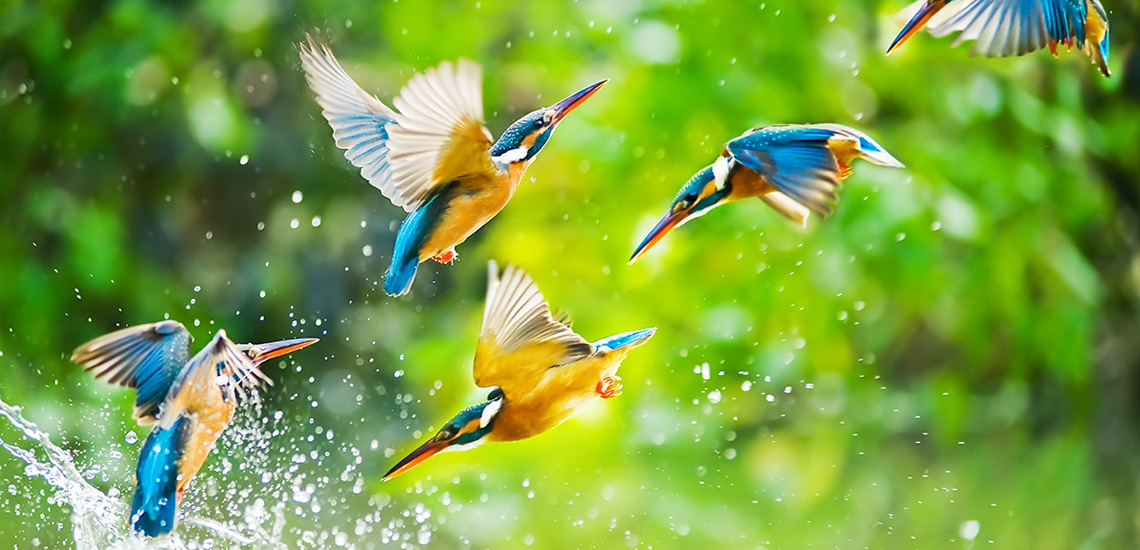
#> input picture data/images/beija-flor.jpg, 1140 x 550 px, found by its file name
$ python cap03-12-thresholding_skimage.py
#> lines starting #> are read from the running program, lines starting #| are printed output that depends on the picture; after the words box and inside, x2 and y2 are one past the last pixel; in counts of white or black regions, pixels touching at a corner belong together
# Image Thresholding
# http://scikit-image.org/docs/dev/auto_examples/xx_applications/plot_thresholding.html

from skimage import data
from skimage.io import imread
from skimage.filters import threshold_otsu, threshold_local
from skimage.color import rgb2gray
import matplotlib.pyplot as plt

# Leitura da Imagem
image = imread('images/beija-flor.jpg')
#> image is the input picture: shape (550, 1140, 3); mean R, G, B 121.7, 160.7, 65.3
image = rgb2gray(image)
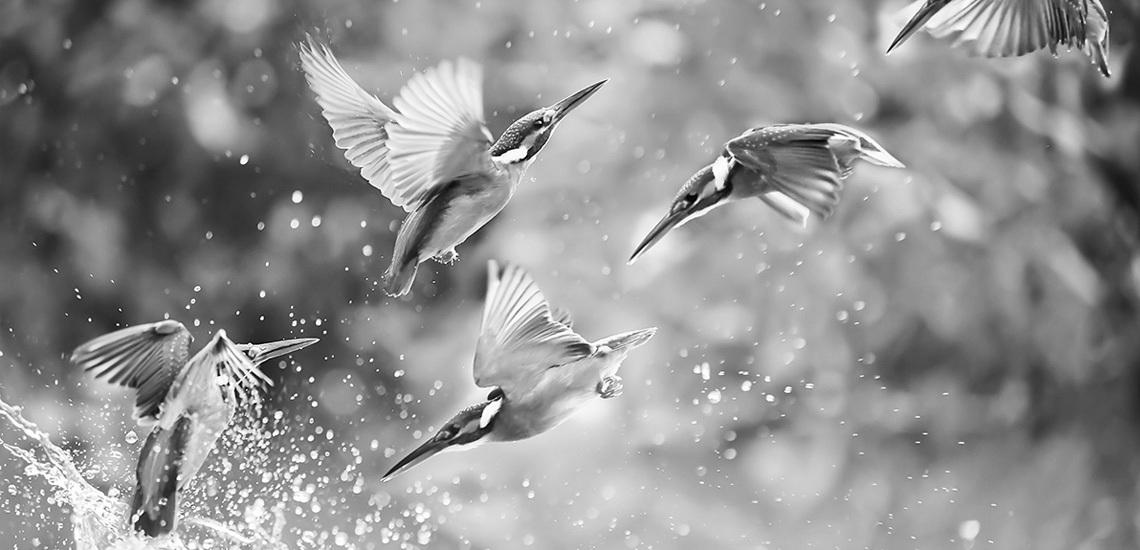
#> image: shape (550, 1140) float64; min 0.000565, max 1, mean 0.571

# threshold_otsu
global_thresh = threshold_otsu(image)
#> global_thresh = 0.537
binary_global = image > global_thresh
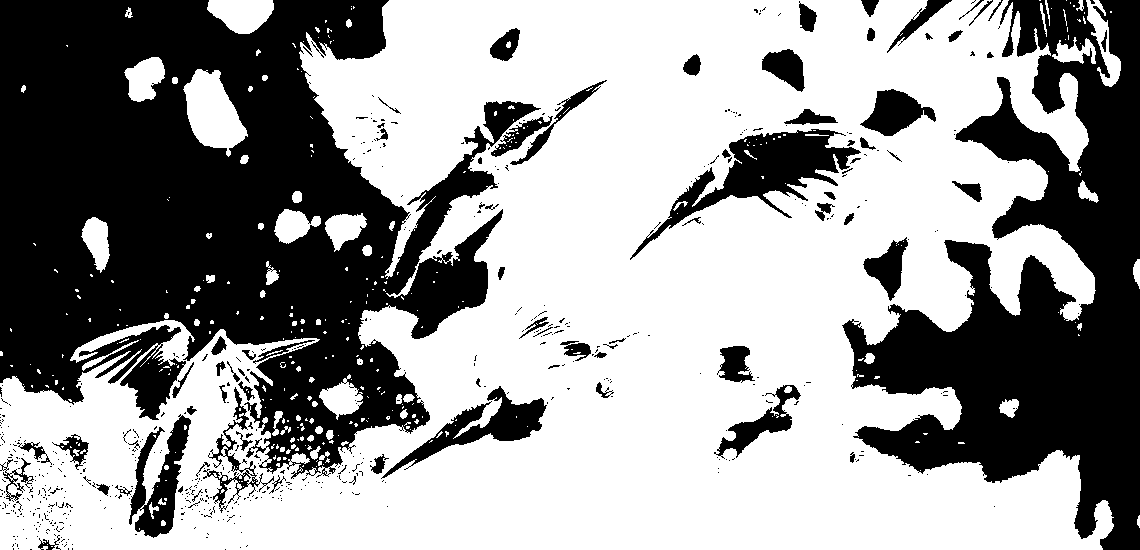
#> binary_global: shape (550, 1140) bool; 59.9% white; 589 black regions (511 under 20 px), largest, box (x1, y1, x2, y2) and area: (0, 0, 541, 479) 143867, (842, 0, 1140, 550) 74524, (630, 129, 861, 260) 7564

block_size = 35
binary_adaptive = threshold_local(image, block_size, offset=10)
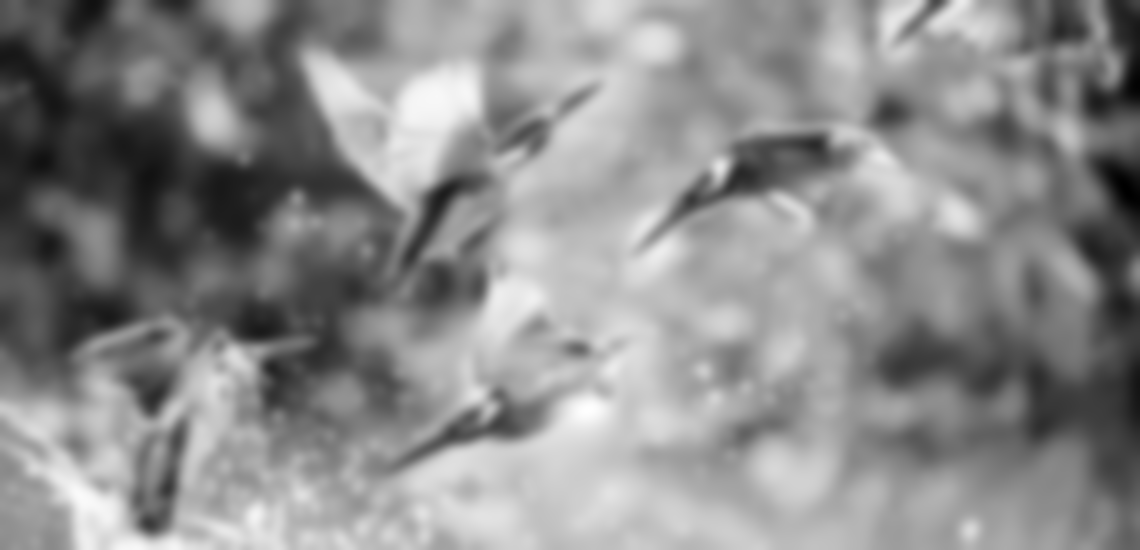
#> binary_adaptive: shape (550, 1140) float64; min -9.88, max -9.05, mean -9.43; drawn with min black and max white

fig, axes = plt.subplots(nrows=3, figsize=(7, 8))
ax0, ax1, ax2 = axes
plt.gray()

ax0.imshow(image)
ax0.set_title('Imagem Original')

ax1.imshow(binary_global)
ax1.set_title('Global thresholding')

ax2.imshow(binary_adaptive)
ax2.set_title('Adaptive thresholding')

for ax in axes:
    ax.axis('off')

plt.show()
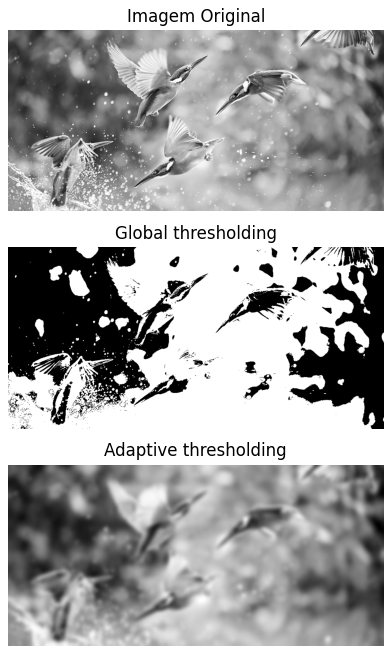
#> figure drawn by matplotlib, 3 panels

$ run again, with data/images/casa.jpg copied over data/images/beija-flor.jpg
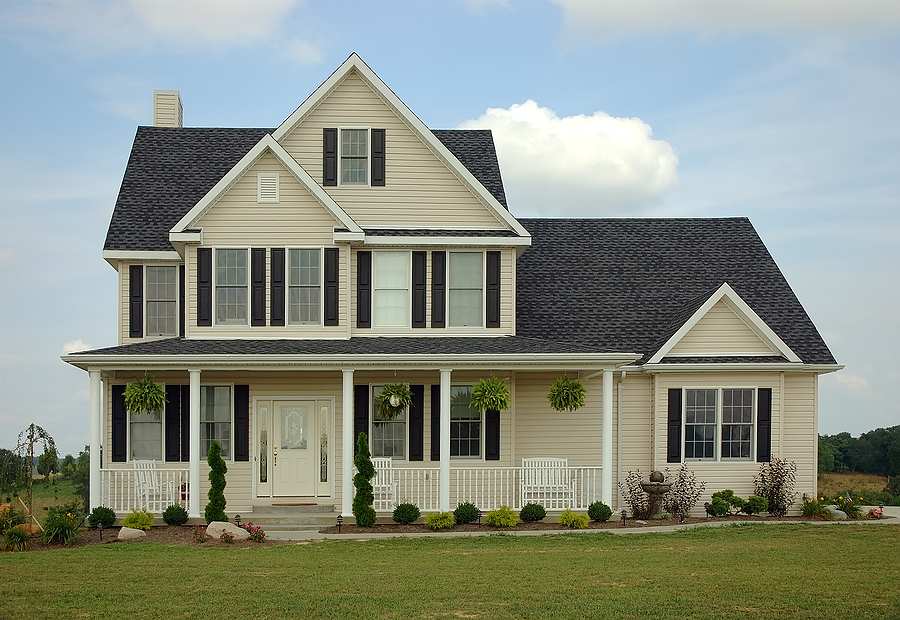
#> input picture data/images/casa.jpg, 900 x 620 px, found by its file name
#> image is the input picture: shape (620, 900, 3); mean R, G, B 136.6, 143.8, 131.8
#> image: shape (620, 900) float64
#> global_thresh = 0.521
#> `binary_global = image > global_thresh`:
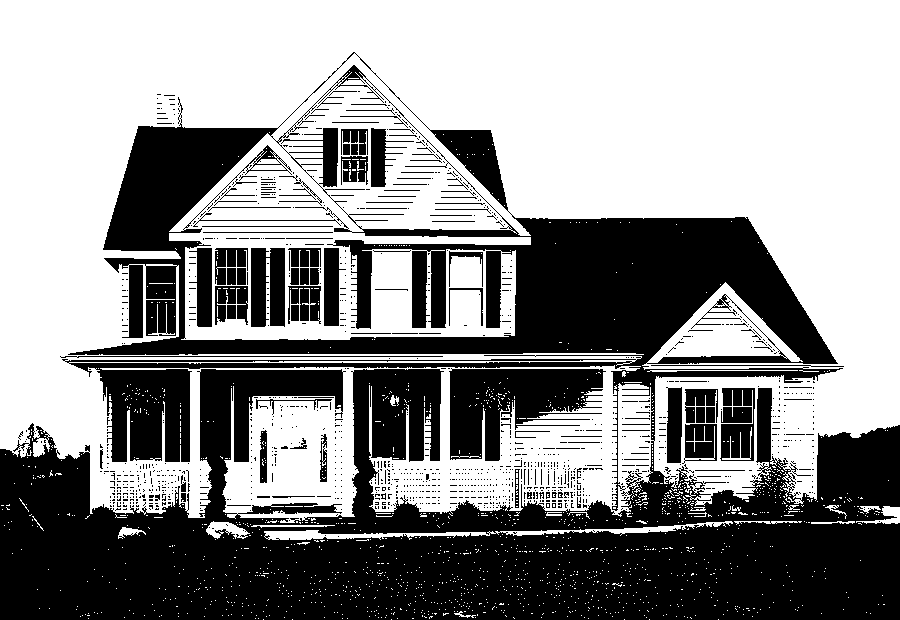
#> binary_global: shape (620, 900) bool; 56.9% white; 1247 black regions (1134 under 20 px), largest, box (x1, y1, x2, y2) and area: (0, 52, 900, 620) 207573, (449, 368, 606, 461) 8664, (251, 248, 285, 327) 2369
#> `plt.show()`:
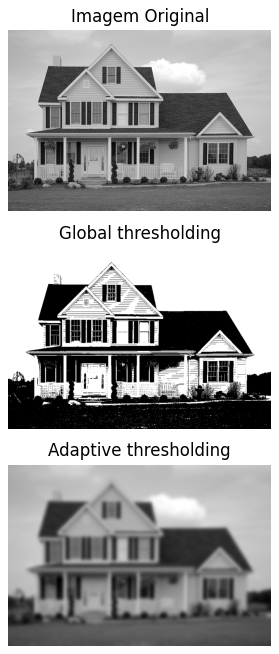
#> figure drawn by matplotlib, 3 panels
